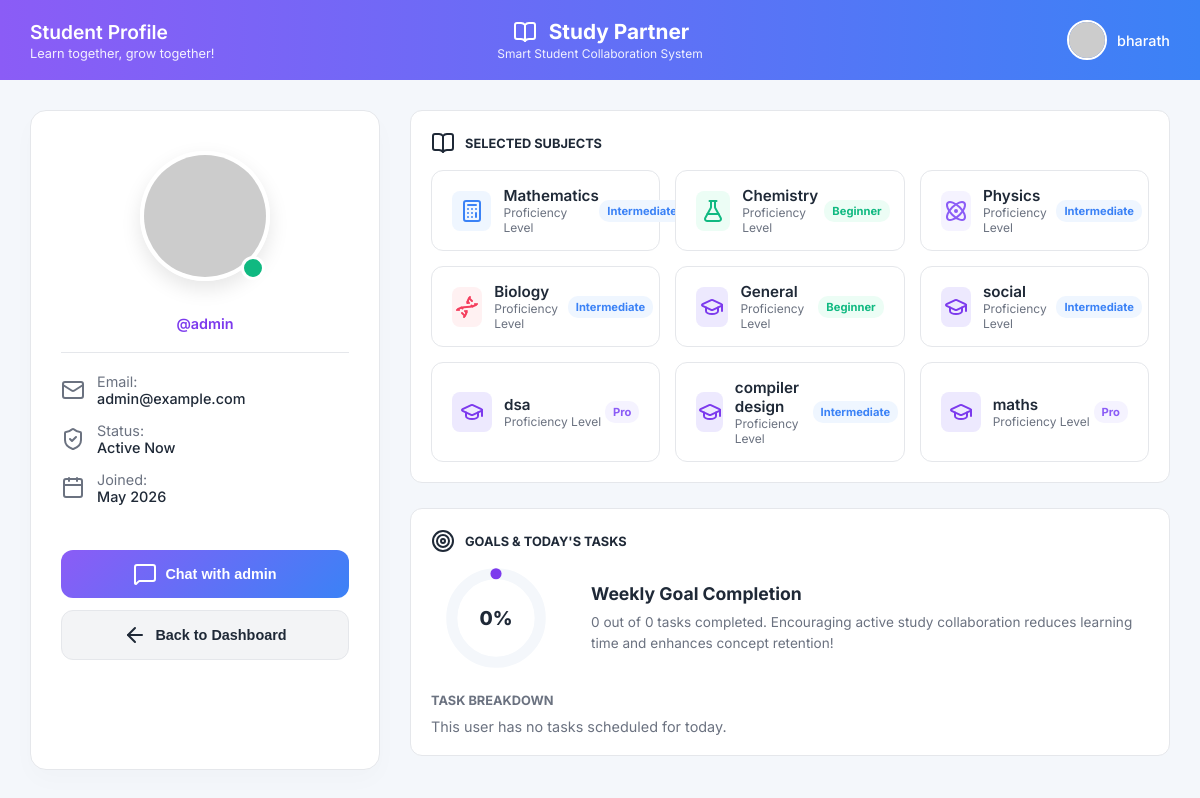
/profile/admin/ (signed in), run on the app's committed database.
### main/models.py (models this page shows, shortened)
class Profile(models.Model):
    LEVEL_CHOICES = (
        ('beginner', 'Beginner'),
        ('intermediate', 'Intermediate'),
        ('pro', 'Pro'),
    )
    user = models.OneToOneField(User, on_delete=models.CASCADE, related_name='profile')
    is_online = models.BooleanField(default=False)

class SubjectSelection(models.Model):
    student = models.ForeignKey(Profile, on_delete=models.CASCADE, related_name='subject_selections')
    subject = models.ForeignKey(Subject, on_delete=models.CASCADE)
    level = models.CharField(max_length=20, choices=Profile.LEVEL_CHOICES, default='beginner')

class Subject(models.Model):
    name = models.CharField(max_length=100)

### main/views.py (the view)
# urls.py: path('profile/<str:username>/', views.profile_view, name='profile'),
@login_required
def profile_view(request, username):
    from django.shortcuts import get_object_or_404
    target_user = get_object_or_404(User, username=username)
    target_profile, _ = Profile.objects.get_or_create(user=target_user)
    subject_selections = target_profile.subject_selections.all()
    tasks = Task.objects.filter(user=target_user)
    completed_tasks = tasks.filter(completed=True).count()
    total_tasks = tasks.count()
    task_progress = int((completed_tasks / total_tasks * 100)) if total_tasks > 0 else 0
    context = {
        'target_user': target_user,
        'target_profile': target_profile,
        'subject_selections': subject_selections,
        'tasks': tasks,
        'task_progress': task_progress,
        'total_tasks': total_tasks,
        'completed_tasks': completed_tasks,
    }
    return render(request, 'main/profile.html', context)

### templates/main/profile.html (shortened to what this page needs)
<!DOCTYPE html>
<html lang="en">
<head>
    {% load static %}
    <link rel="stylesheet" href="{% static 'css/style.css' %}">
</head>
<body>
    <div class="app-container">
        <header class="header">
            <div class="header-left">
                <div class="user-info">
                    <h2>Student Profile</h2>
                    <p>Learn together, grow together!</p>
                </div>
            </div>
            <div class="header-center">
                <div class="header-center-top">
                    <i data-lucide="book-open" style="width: 28px; color: white;"></i>
                    <h1>Study Partner</h1>
                </div>
                <p>Smart Student Collaboration System</p>
            </div>
            <div class="header-right">
                <div class="profile-menu" onclick="window.location.href='/dashboard/'" style="cursor: pointer;">
                    <img src="https://ui-avatars.com/api/?name={{ user.first_name|default:'Manikanta' }}&background=6366f1&color=fff" alt="Avatar">
                    <span>{{ user.first_name|default:"Manikanta" }}</span>
                </div>
            </div>
        </header>
        <div class="main-content" style="overflow-y: auto;">
            <div class="profile-container">
                <div class="profile-left-card">
                    <div class="avatar-container">
                        <img src="https://ui-avatars.com/api/?name={{ target_user.first_name }}+{{ target_user.last_name }}&background=random&size=120" class="large-avatar" alt="Avatar">
                        <div class="status-ring {% if target_profile.is_online %}status-online{% else %}status-offline{% endif %}"></div>
                    </div>
                    <p class="profile-username">@{{ target_user.username }}</p>
                    <div class="profile-details-list">
                        <div class="profile-detail-item">
                            <i data-lucide="mail"></i>
                            <div>Email: <br><span>{{ target_user.email|default:"Not shared" }}</span></div>
                        </div>
                        <div class="profile-detail-item">
                            <i data-lucide="shield-check"></i>
                            <div>Status: <br><span>{% if target_profile.is_online %}Active Now{% else %}Offline{% endif %}</span></div>
                        </div>
                        <div class="profile-detail-item">
                            <i data-lucide="calendar"></i>
                            <div>Joined: <br><span>{{ target_user.date_joined|date:"M Y" }}</span></div>
                        </div>
                    </div>
                    <div class="action-buttons">
                        <button class="btn-full btn-chat" onclick="window.location.href='/dashboard/?chat_with={{ target_user.username }}'">
                            <i data-lucide="message-square"></i> Chat with {{ target_user.first_name|default:target_user.username }}
                        </button>
                        <button class="btn-full btn-back" onclick="window.location.href='/dashboard/'">
                            <i data-lucide="arrow-left"></i> Back to Dashboard
                        </button>
                    </div>
                </div>
                <div class="profile-right-content">
                    <div class="card">
                        <h2 class="card-title"><i data-lucide="book-open"></i> Selected Subjects</h2>
                        {% if subject_selections %}
                            <div class="subjects-grid">
                                {% for sel in subject_selections %}
                                    <div class="subject-card">
                                        <div class="subject-card-left">
                                            <div class="subj-icon" style="
                                                {% if sel.subject.name|lower == 'mathematics' %}
                                                    background: var(--bg-math); color: var(--c-math);
                                                {% elif sel.subject.name|lower == 'physics' %}
                                                    background: var(--bg-phy); color: var(--c-phy);
                                                {% elif sel.subject.name|lower == 'chemistry' %}
                                                    background: var(--bg-chem); color: var(--c-chem);
                                                {% elif sel.subject.name|lower == 'biology' %}
                                                    background: var(--bg-bio); color: var(--c-bio);
                                                {% elif sel.subject.name|lower == 'economics' %}
                                                    background: var(--bg-eco); color: var(--c-eco);
                                                {% elif sel.subject.name|lower == 'zoology' %}
                                                    background: var(--bg-zoo); color: var(--c-zoo);
                                                {% else %}
                                                    background: var(--primary-light); color: var(--primary);
                                                {% endif %}
                                            ">
                                                <i data-lucide="
                                                    {% if sel.subject.name|lower == 'mathematics' %}calculator
                                                    {% elif sel.subject.name|lower == 'physics' %}atom
                                                    {% elif sel.subject.name|lower == 'chemistry' %}flask-conical
                                                    {% elif sel.subject.name|lower == 'biology' %}dna
                                                    {% elif sel.subject.name|lower == 'economics' %}line-chart
                                                    {% elif sel.subject.name|lower == 'zoology' %}bug
                                                    {% else %}graduation-cap{% endif %}
                                                "></i>
                                            </div>
                                            <div class="subj-details">
                                                <h4>{{ sel.subject.name }}</h4>
                                                <p>Proficiency Level</p>
                                            </div>
                                        </div>
                                        <span class="level-badge" style="
                                            {% if sel.level == 'pro' %}
                                                background: var(--bg-phy); color: var(--c-phy);
                                            {% elif sel.level == 'intermediate' %}
                                                background: var(--bg-math); color: var(--c-math);
                                            {% else %}
                                                background: var(--bg-chem); color: var(--c-chem);
                                            {% endif %}
                                        ">{{ sel.level }}</span>
                                    </div>
                                {% endfor %}
                            </div>
                        {% else %}
                            <p style="color: var(--text-muted); font-size: 0.9rem; margin-top: 10px;">This user has not selected any specific study subjects yet.</p>
                        {% endif %}
                    </div>
                    <div class="card">
                        <h2 class="card-title"><i data-lucide="target"></i> Goals & Today's Tasks</h2>
                        <div class="tracker-card" style="margin-bottom: 25px;">
                            <div class="tracker-left" style="min-width: 130px;">
                                <div class="circ-chart">
                                    <svg viewBox="0 0 36 36">
                                        <path class="bg" d="M18 2.0845 a 15.9155 15.9155 0 0 1 0 31.831 a 15.9155 15.9155 0 0 1 0 -31.831" />
                                        <path class="fill" stroke-dasharray="{{ task_progress }}, 100" d="M18 2.0845 a 15.9155 15.9155 0 0 1 0 31.831 a 15.9155 15.9155 0 0 1 0 -31.831" />
                                    </svg>
                                    <div class="text" style="font-size: 1.2rem;">{{ task_progress }}%</div>
                                </div>
                            </div>
                            <div class="progress-desc">
                                <h3>Weekly Goal Completion</h3>
                                <p>{{ completed_tasks }} out of {{ total_tasks }} tasks completed. Encouraging active study collaboration reduces learning time and enhances concept retention!</p>
                            </div>
                        </div>
                        <h3 class="sidebar-group-title" style="padding: 0; font-size: 0.8rem;">Task Breakdown</h3>
                        {% if tasks %}
                            <div class="tasks-profile-list">
                                {% for task in tasks %}
                                    <div class="task-profile-item">
                                        <div class="task-profile-left">
                                            <i data-lucide="{% if task.completed %}check-circle-2{% else %}circle{% endif %}" style="width: 18px; color: {% if task.completed %}var(--status-completed){% else %}var(--text-muted){% endif %};"></i>
                                            <span class="task-profile-title {% if task.completed %}completed{% endif %}">{{ task.title }}</span>
                                        </div>
                                        <span class="status-pill {% if task.completed %}completed{% else %}pending{% endif %}">
                                            {% if task.completed %}Completed{% else %}Pending{% endif %}
                                        </span>
                                    </div>
                                {% endfor %}
                            </div>
                        {% else %}
                            <p style="color: var(--text-muted); font-size: 0.9rem; margin-top: 10px;">This user has no tasks scheduled for today.</p>
                        {% endif %}
                    </div>
                </div>
            </div>
        </div>
    </div>
</body>
</html>

### static/css/style.css (style rules this page uses)
:root { --primary: #7c3aed; --primary-light: #ede9fe; --secondary: #3b82f6; --secondary-light: #eff6ff; --bg-main: #f4f7fb; --bg-card: #ffffff; --text-main: #1f2937; --text-muted: #6b7280; --border: #e5e7eb; --c-math: #3b82f6; --bg-math: #eff6ff; --c-phy: #8b5cf6; --bg-phy: #f5f3ff; --c-chem: #10b981; --bg-chem: #ecfdf5; --c-bio: #f43f5e; --bg-bio: #fff1f2; --c-eco: #f59e0b; --bg-eco: #fffbeb; --c-zoo: #06b6d4; --bg-zoo: #ecfeff; --status-high: #ef4444; --status-medium: #f59e0b; --status-low: #3b82f6; --status-completed: #10b981; --radius-lg: 16px; --radius-md: 12px; --radius-sm: 8px; }
* { margin: 0; padding: 0; box-sizing: border-box; }
body { font-family: 'Inter', system-ui, -apple-system, sans-serif; background-color: var(--bg-main); color: var(--text-main); height: 100vh; overflow: hidden; }
.app-container { display: flex; flex-direction: column; height: 100vh; }
.header { height: 80px; background: linear-gradient(to right, #8b5cf6, #3b82f6); color: white; display: flex; align-items: center; justify-content: space-between; padding: 0 30px; z-index: 100; }
.header-left { display: flex; align-items: center; gap: 20px; flex: 1; }
.header-left .user-info h2 { font-size: 1.2rem; font-weight: 600; }
.header-left .user-info p { font-size: 0.8rem; opacity: 0.9; margin-top: 2px; }
.header-center { display: flex; flex-direction: column; align-items: center; justify-content: center; flex: 1; }
.header-center-top { display: flex; align-items: center; gap: 10px; }
.header-center-top h1 { font-size: 1.3rem; font-weight: 700; }
.header-center p { font-size: 0.75rem; opacity: 0.9; margin-top: 2px; }
.header-right { display: flex; align-items: center; justify-content: flex-end; gap: 25px; flex: 1; }
.profile-menu { display: flex; align-items: center; gap: 10px; cursor: pointer; }
.profile-menu img { width: 40px; height: 40px; border-radius: 50%; border: 2px solid white; }
.profile-menu span { font-size: 0.9rem; font-weight: 500; }
.main-content { display: flex; flex: 1; overflow: hidden; padding: 20px; gap: 20px; }
.card { background: var(--bg-card); border-radius: var(--radius-md); border: 1px solid var(--border); padding: 20px; }
.card-title { font-size: 0.8rem; font-weight: 700; color: var(--text-main); text-transform: uppercase; display: flex; align-items: center; gap: 10px; margin-bottom: 15px; }
.sidebar-group-title { font-size: 0.75rem; font-weight: 700; color: var(--text-muted); text-transform: uppercase; margin-bottom: 10px; padding: 0 10px; }
.tracker-card { display: flex; align-items: center; gap: 30px; }
.tracker-left { display: flex; flex-direction: column; align-items: center; min-width: 150px; }
.circ-chart { width: 100px; height: 100px; position: relative; }
.circ-chart svg { width: 100%; height: 100%; }
.circ-chart .text { position: absolute; top: 50%; left: 50%; transform: translate(-50%, -50%); font-size: 1.4rem; font-weight: 800; color: var(--text-main); }

### data on the page
SubjectSelection: subject.name "Mathematics", level "Intermediate"
SubjectSelection: subject.name "Chemistry", level "Beginner"
SubjectSelection: subject.name "Physics", level "Intermediate"
SubjectSelection: subject.name "Biology", level "Intermediate"
SubjectSelection: subject.name "General", level "Beginner"
SubjectSelection: subject.name "social", level "Intermediate"
SubjectSelection: subject.name "dsa", level "Pro"
SubjectSelection: subject.name "compiler design", level "Intermediate"
SubjectSelection: subject.name "maths", level "Pro"

### other printed values
{{ user.first_name|default:"Manikanta" }} "bharath"
{{ target_user.username }} "admin"
{{ target_user.email|default:"Not shared" }} "admin@example.com"
{{ target_user.date_joined|date:"M Y" }} "May 2026"
{{ target_user.first_name|default:target_user.username }} "admin"
{{ task_progress }} "0"
{{ completed_tasks }} "0"
{{ total_tasks }} "0"
